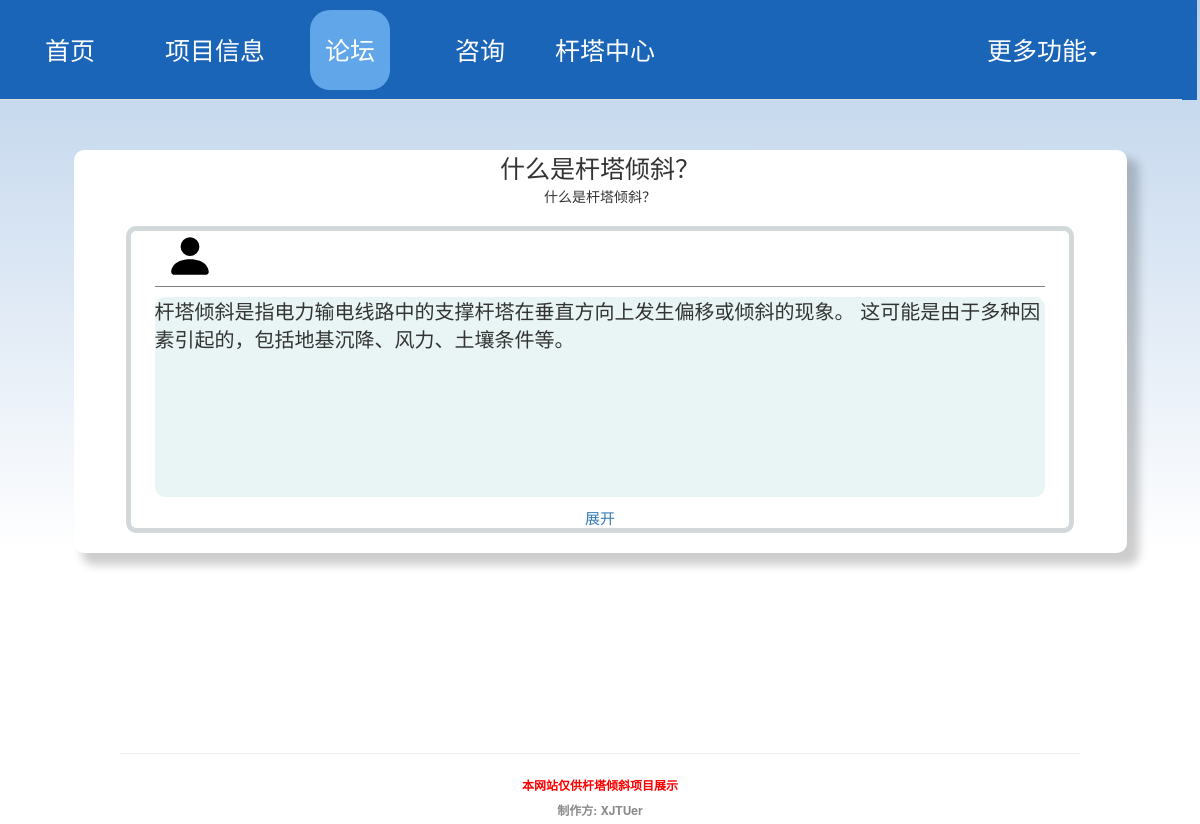
/question1, run on the app's committed database.
### appdir/models.py (models this page shows, shortened)
class Question(db.Model):
    id = db.Column(db.Integer, primary_key=True)
    title = db.Column(db.String(100), index=True)
    question = db.Column(db.String(300), index=True)
    user_id = db.Column(db.Integer, db.ForeignKey('user.id'))
    datetime = db.Column(db.DateTime)

class Answer(db.Model):
    id = db.Column(db.Integer, primary_key=True)
    content = db.Column(db.String(1000), index=True)
    user_id = db.Column(db.Integer, db.ForeignKey('user.id'))
    question_id = db.Column(db.Integer, db.ForeignKey('question.id'))

### appdir/routes.py (the view)
@app.route('/question<question_id>', methods=['GET', 'POST'])
def question(question_id):
    current_question = Question.query.filter(Question.id == question_id).first()
    answers = getAnswerById(question_id)
    answer_form = AnswerForm()
    return render_template('question.html',
                           question=current_question, answers=answers,
                           answer_form=answer_form)

### appdir/utils/util.py (called while the page is built)
def getAnswerById(questionId):
    answers = Answer.query.filter(Answer.question_id == questionId)
    answer_data = []
    for answer in answers:
        answer_data.append({
            'id': answer.id,
            'content': answer.content,
            'user_id': answer.user_id,
            'question_id': answer.question_id
        })
    return answer_data

### appdir/templates/question.html (shortened to what this page needs)
{% extends 'base.html' %}
{% block content %}
<link href="../static/css/question.css" media="all" rel="stylesheet" type="text/css">
<div class="container">
    <div class="question-container">
        <div class="question-title">{{ question.title }}</div>
        <div id={{ question.id }}>{{ question.question }}</div>
        <div class="answer">
            {% for answer in answers %}
            <div class="answer-content">
                <div class="photo-and-name">
                    <div class="photo">
                        <img alt=""
                             loading="lazy" src="../static/image/bootstrap-icon/person-fill.svg" style="width:50px;height:50px;">
                    </div>
                </div>
                <div class="answer-boby">
                    <div  class="answer-text" id= {{ answer.id }}>{{ answer.content }}</div>
                    <div class="tip">
                        <a class="showMore" id="tips" onclick="expand(this,{{ question.id }})">展开</a>
                    </div>
                </div>
            </div>
            {% endfor %}
        </div>
    </div>
</div>
{% endblock %}

### appdir/static/css/question.css (style rules this page uses)
.container { display: flex; justify-content: center; width: 100%; background: linear-gradient(to bottom, rgba(27, 101, 185, 0.3), rgba(27, 101, 185, 0)); }
.question-container { margin-top: 150px; background-color: white; width: 90%; width：100 %; display: flex; flex-direction: column; align-items: center; box-shadow: 10px 10px 10px 2px rgba(0, 0, 0, 0.2); border-radius: 10px; padding-bottom: 20px; }
a.showMore { font-size: 15px; }
.answer { margin-top: 20px; width: 90%; display: flex; flex-direction: column; align-items: center; border: 5px solid rgb(211, 217, 219); border-radius: 10px; }
.answer-content { width: 95%; display: flex; flex-direction: column; }
.photo-and-name { width: 100%; display: flex; align-items: center; border-bottom: 1px solid gray; padding-bottom: 5px; }
.photo { margin-left: 10px; width: 50px; height: 50px; }
.answer-text { font-size: 20px; border-radius: 10px; margin-top: 10px; margin-bottom: 10px; background-color: rgb(232, 245, 244); height: 200px; overflow: hidden; transition: height 0.5s ease; }
.tip { display: flex; justify-content: center; }
.question-title { font-size: 25px; }

### data on the page
Question: title "什么是杆塔倾斜？", question "什么是杆塔倾斜？"
Answer: content "杆塔倾斜是指电力输电线路中的支撑杆塔在垂直方向上发生偏移或倾斜的现象。 这可能是由于多种因素引起的，包括地基沉降、风力、土壤条件等。"
